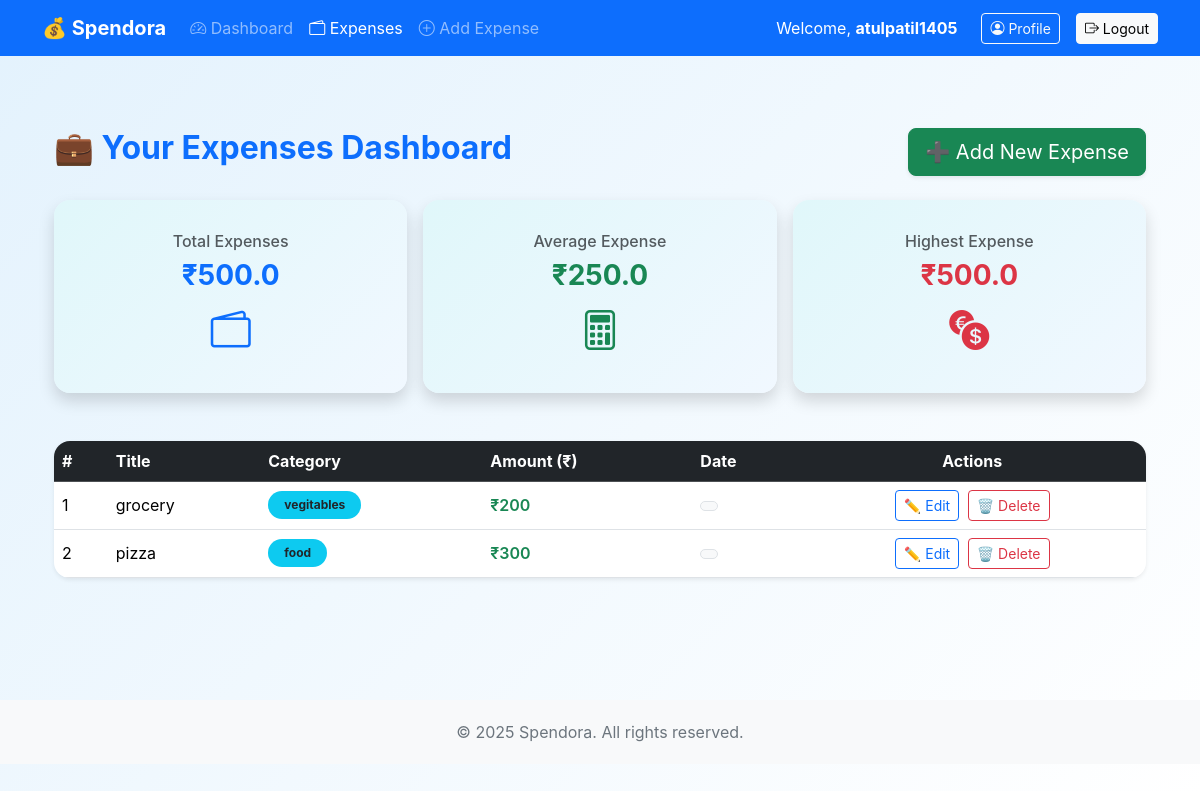
Page /view-expenses/ (signed in) on the committed database.
### expenses/models.py (models this page shows, shortened)
class Expense(models.Model):
    user = models.ForeignKey(User, on_delete=models.CASCADE)
    title = models.CharField(max_length=255)
    amount = models.FloatField()
    category = models.CharField(max_length=50, default="Uncategorized")
    date_created = models.DateTimeField(default=timezone.now)

### expenses/views.py (the view)
# urls.py: path('view-expenses/', views.view_expenses, name='view_expenses'),
@login_required
def view_expenses(request):
    expenses = Expense.objects.filter(user=request.user).order_by('-date_created')
    total_expense = expenses.aggregate(total=Sum('amount'))['total'] or 0
    total_items = expenses.count()
    avg_expense = round(total_expense / total_items, 2) if total_items else 0
    max_expense = expenses.aggregate(max_amount=Sum('amount'))['max_amount'] or 0
    context = {
        'expenses': expenses,
        'total_expenses': total_expense,
        'total_items': total_items,
        'avg_expense': avg_expense,
        'max_expense': max_expense,
    }
    return render(request, 'expenses/view_expenses.html', context)

### expenses/templates/expenses/view_expenses.html (shortened to what this page needs)
{% extends 'base.html' %}
{% block content %}
<div class="container my-5">
    <div class="d-flex justify-content-between align-items-center mb-4">
        <h2 class="fw-bold text-primary">💼 Your Expenses Dashboard</h2>
        <a href="{% url 'add_expense' %}" class="btn btn-success btn-lg shadow-sm">
            ➕ Add New Expense
        </a>
    </div>
    <div class="row g-3 mb-5">
        <div class="col-md-4">
            <div class="card shadow border-0 rounded-4 p-3 bg-gradient-light">
                <div class="card-body text-center">
                    <h6 class="text-muted">Total Expenses</h6>
                    <h3 class="fw-bold text-primary">₹{{ total_expenses }}</h3>
                    <i class="bi bi-wallet2 fs-1 text-primary mt-2"></i>
                </div>
            </div>
        </div>
        <div class="col-md-4">
            <div class="card shadow border-0 rounded-4 p-3 bg-gradient-light">
                <div class="card-body text-center">
                    <h6 class="text-muted">Average Expense</h6>
                    <h3 class="fw-bold text-success">₹{{ avg_expense }}</h3>
                    <i class="bi bi-calculator fs-1 text-success mt-2"></i>
                </div>
            </div>
        </div>
        <div class="col-md-4">
            <div class="card shadow border-0 rounded-4 p-3 bg-gradient-light">
                <div class="card-body text-center">
                    <h6 class="text-muted">Highest Expense</h6>
                    <h3 class="fw-bold text-danger">₹{{ max_expense }}</h3>
                    <i class="bi bi-currency-exchange fs-1 text-danger mt-2"></i>
                </div>
            </div>
        </div>
    </div>
    {% if expenses %}
    <div class="table-responsive shadow-sm rounded-4 overflow-hidden">
        <table class="table table-hover align-middle mb-0">
            <thead class="table-dark">
                <tr>
                    <th>#</th>
                    <th>Title</th>
                    <th>Category</th>
                    <th>Amount (₹)</th>
                    <th>Date</th>
                    <th class="text-center">Actions</th>
                </tr>
            </thead>
            <tbody>
                {% for expense in expenses %}
                <tr id="expense-{{ expense.id }}">
                    <td>{{ forloop.counter }}</td>
                    <td>{{ expense.title }}</td>
                    <td>
                        <span class="badge rounded-pill bg-info text-dark px-3 py-2">
                            {{ expense.category }}
                        </span>
                    </td>
                    <td class="fw-semibold text-success">₹{{ expense.amount }}</td>
                    <td>
                        <span class="badge bg-light text-dark border">
                        </span>
                    </td>
                    <td class="text-center">
                        <a href="{% url 'edit_expense' expense.id %}" class="btn btn-outline-primary btn-sm me-1">
                            ✏️ Edit
                        </a>
                        <button class="btn btn-outline-danger btn-sm"
                                onclick="showDeleteModal({{ expense.id }}, '{{ expense.title }}')">
                            🗑️ Delete
                        </button>
                    </td>
                </tr>
                {% endfor %}
            </tbody>
        </table>
    </div>
    {% else %}
    <div class="alert alert-info text-center shadow-sm rounded-4 py-4 mt-4">
        No expenses added yet. <a href="{% url 'add_expense' %}" class="fw-bold text-decoration-none">Add your first expense!</a>
    </div>
    {% endif %}
</div>
{% endblock %}

### expenses/templates/base.html (shortened to what this page needs)
<!DOCTYPE html>
<html lang="en">
<head>
  <link href="https://cdn.jsdelivr.net/npm/bootstrap@5.3.3/dist/css/bootstrap.min.css" rel="stylesheet">
  <link href="https://cdn.jsdelivr.net/npm/bootstrap-icons@1.11.3/font/bootstrap-icons.css" rel="stylesheet">
</head>
<body>
<nav class="navbar navbar-expand-lg navbar-dark bg-primary sticky-top">
  <div class="container">
    <a class="navbar-brand fw-bold" href="{% url 'dashboard' %}">💰 Spendora</a>
    <div class="collapse navbar-collapse" id="navbarMenu">
      <ul class="navbar-nav me-auto mb-2 mb-lg-0">
        <li class="nav-item">
          <a class="nav-link {% if request.resolver_match.url_name == 'dashboard' %}active{% endif %}"
             href="{% url 'dashboard' %}">
            <i class="bi bi-speedometer2"></i> Dashboard
          </a>
        </li>
        <li class="nav-item">
          <a class="nav-link {% if request.resolver_match.url_name == 'view_expenses' %}active{% endif %}"
             href="{% url 'view_expenses' %}">
            <i class="bi bi-wallet2"></i> Expenses
          </a>
        </li>
        <li class="nav-item">
          <a class="nav-link {% if request.resolver_match.url_name == 'add_expense' %}active{% endif %}"
             href="{% url 'add_expense' %}">
            <i class="bi bi-plus-circle"></i> Add Expense
          </a>
        </li>
      </ul>
      <div class="d-flex align-items-center gap-3">
        {% if user.is_authenticated %}
            <span class="text-white me-2">Welcome, <strong>{{ user.username }}</strong></span>
            <a href="{% url 'profile' %}" class="btn btn-outline-light btn-sm">
              <i class="bi bi-person-circle"></i> Profile
            </a>
          <form action="{% url 'logout' %}" method="post" class="d-inline" id="logoutForm">
            <button type="button" class="btn btn-light btn-sm" onclick="confirmLogout()">
              <i class="bi bi-box-arrow-right"></i> Logout
            </button>
          </form>
        {% endif %}
      </div>
    </div>
  </div>
</nav>
<div class="container py-4">
  {% block content %}{% endblock %}
</div>
<footer>
  &copy; {{ year|default:"2025" }} Spendora. All rights reserved.
</footer>
</body>
</html>

### expenses/templates/base.html (style rules this page uses)
body { background: linear-gradient(135deg, #e3f2fd, #ffffff); min-height: 100vh; font-family: 'Inter', sans-serif; }
.navbar { transition: 0.3s ease-in-out; }
footer { margin-top: 50px; padding: 20px 0; background: #f8f9fa; text-align: center; color: #6c757d; }

### expenses/templates/expenses/view_expenses.html (style rules this page uses)
.bg-gradient-light { background: linear-gradient(135deg, #e0f7fa, #f1f8ff); }
.card i { display: block; }

### rows in the picture
Expense: title "grocery", category "vegitables", amount "200"
Expense: title "pizza", category "food", amount "300"

### other values in the picture
{{ user.username }} "atulpatil1405"
{{ total_expenses }} "500.0"
{{ avg_expense }} "250.0"
{{ max_expense }} "500.0"
{{ year|default:"2025" }} "2025"
